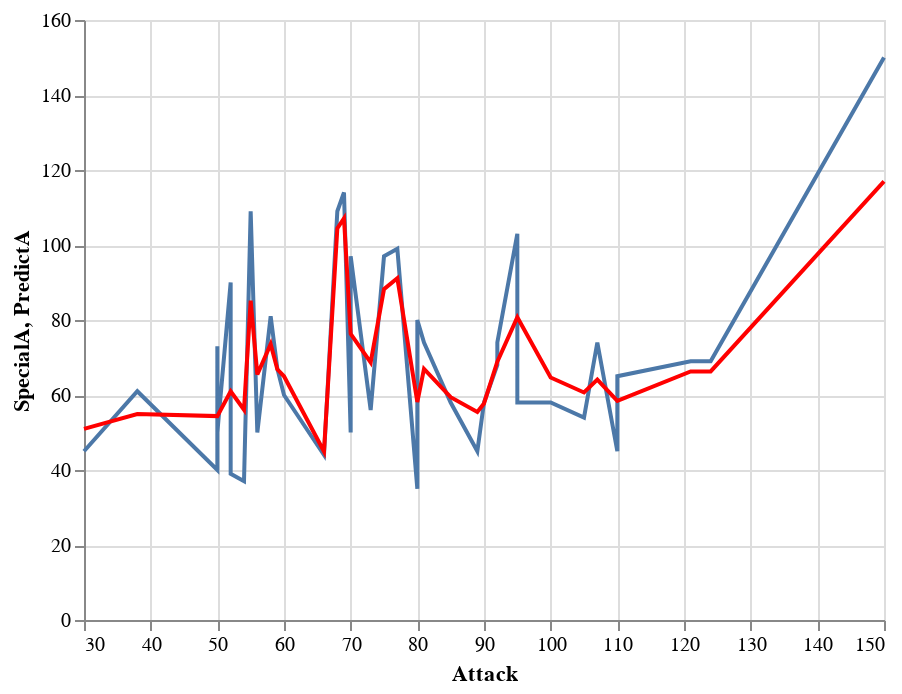

Notebook code for this chart:
### Code cell
d1 = alt.Chart(df2).mark_line().encode(
    x="Attack",
    y="SpecialA"
)

d2 = alt.Chart(df2).mark_line(color="red").encode(
    x="Attack",
    y="PredictA"
)
d1+d2

### Figure 1 — Vega-Lite specification as saved in the notebook (floating-point values rounded to 4 significant figures)
{"config": {"view": {"continuousWidth": 400, "continuousHeight": 300}}, "layer": [{"mark": "line", "encoding": {"x": {"field": "Attack", "type": "quantitative"}, "y": {"field": "SpecialA", "type": "quantitative"}}}, {"mark": {"type": "line", "color": "red"}, "encoding": {"x": {"field": "Attack", "type": "quantitative"}, "y": {"field": "PredictA", "type": "quantitative"}}}], "data": {"name": "data-0313c9a92f635ddf818eecccb98488fd"}, "$schema": "https://vega.github.io/schema/vega-lite/v4.17.0.json", "datasets": {"data-0313c9a92f635ddf818eecccb98488fd": [{"#": 652, "Name": "Chesnaught", "Type 1": "Grass", "Type 2": "Fighting", "Total": 530, "HP": 88, "Attack": 107, "Defense": 122, "SpecialA": 74, "SpecialD": 75, "Speed": 64, "Generation": 6, "PredictA": 64.1}, {"#": 655, "Name": "Delphox", "Type 1": "Fire", "Type 2": "Psychic", "Total": 534, "HP": 75, "Attack": 69, "Defense": 72, "SpecialA": 114, "SpecialD": 100, "Speed": 104, "Generation": 6, "PredictA": 107.1}, {"#": 658, "Name": "Greninja", "Type 1": "Water", "Type 2": "Dark", "Total": 530, "HP": 72, "Attack": 95, "Defense": 67, "SpecialA": 103, "SpecialD": 71, "Speed": 122, "Generation": 6, "PredictA": 80.74}, {"#": 660, "Name": "Diggersby", "Type 1": "Normal", "Type 2": "Ground", "Total": 423, "HP": 85, "Attack": 56, "Defense": 77, "SpecialA": 50, "SpecialD": 77, "Speed": 78, "Generation": 6, "PredictA": 65.47}, {"#": 661, "Name": "Fletchling", "Type 1": "Normal", "Type 2": "Flying", "Total": 278, "HP": 45, "Attack": 50, "Defense": 43, "SpecialA": 40, "SpecialD": 38, "Speed": 62, "Generation": 6, "PredictA": 54.37}, {"#": 662, "Name": "Fletchinder", "Type 1": "Fire", "Type 2": "Flying", "Total": 382, "HP": 62, "Attack": 73, "Defense": 55, "SpecialA": 56, "SpecialD": 52, "Speed": 84, "Generation": 6, "PredictA": 68.69}, {"#": 663, "Name": "Talonflame", "Type 1": "Fire", "Type 2": "Flying", "Total": 499, "HP": 78, "Attack": 81, "Defense": 71, "SpecialA": 74, "SpecialD": 69, "Speed": 126, "Generation": 6, "PredictA": 66.96}, {"#": 666, "Name": "Vivillon", "Type 1": "Bug", "Type 2": "Flying", "Total": 411, "HP": 80, "Attack": 52, "Defense": 50, "SpecialA": 90, "SpecialD": 50, "Speed": 89, "Generation": 6, "PredictA": 61.0}, {"#": 667, "Name": "Litleo", "Type 1": "Fire", "Type 2": "Normal", "Total": 369, "HP": 62, "Attack": 50, "Defense": 58, "SpecialA": 73, "SpecialD": 54, "Speed": 72, "Generation": 6, "PredictA": 54.37}, {"#": 668, "Name": "Pyroar", "Type 1": "Fire", "Type 2": "Normal", "Total": 507, "HP": 86, "Attack": 68, "Defense": 72, "SpecialA": 109, "SpecialD": 66, "Speed": 106, "Generation": 6, "PredictA": 104.5}, {"#": 675, "Name": "Pangoro", "Type 1": "Fighting", "Type 2": "Dark", "Total": 495, "HP": 95, "Attack": 124, "Defense": 78, "SpecialA": 69, "SpecialD": 71, "Speed": 58, "Generation": 6, "PredictA": 66.29}, {"#": 679, "Name": "Honedge", "Type 1": "Steel", "Type 2": "Ghost", "Total": 325, "HP": 45, "Attack": 80, "Defense": 100, "SpecialA": 35, "SpecialD": 37, "Speed": 28, "Generation": 6, "PredictA": 58.13}, {"#": 680, "Name": "Doublade", "Type 1": "Steel", "Type 2": "Ghost", "Total": 448, "HP": 59, "Attack": 110, "Defense": 150, "SpecialA": 45, "SpecialD": 49, "Speed": 35, "Generation": 6, "PredictA": 58.44}, {"#": 681, "Name": "AegislashBlade Forme", "Type 1": "Steel", "Type 2": "Ghost", "Total": 520, "HP": 60, "Attack": 150, "Defense": 50, "SpecialA": 150, "SpecialD": 50, "Speed": 60, "Generation": 6, "PredictA": 117.0}, {"#": 681, "Name": "AegislashShield Forme", "Type 1": "Steel", "Type 2": "Ghost", "Total": 520, "HP": 60, "Attack": 50, "Defense": 150, "SpecialA": 50, "SpecialD": 150, "Speed": 60, "Generation": 6, "PredictA": 54.37}, {"#": 686, "Name": "Inkay", "Type 1": "Dark", "Type 2": "Psychic", "Total": 288, "HP": 53, "Attack": 54, "Defense": 53, "SpecialA": 37, "SpecialD": 46, "Speed": 45, "Generation": 6, "PredictA": 56.08}, {"#": 687, "Name": "Malamar", "Type 1": "Dark", "Type 2": "Psychic", "Total": 482, "HP": 86, "Attack": 92, "Defense": 88, "SpecialA": 68, "SpecialD": 75, "Speed": 73, "Generation": 6, "PredictA": 68.89}, {"#": 688, "Name": "Binacle", "Type 1": "Rock", "Type 2": "Water", "Total": 306, "HP": 42, "Attack": 52, "Defense": 67, "SpecialA": 39, "SpecialD": 56, "Speed": 50, "Generation": 6, "PredictA": 61.0}, {"#": 689, "Name": "Barbaracle", "Type 1": "Rock", "Type 2": "Water", "Total": 500, "HP": 72, "Attack": 105, "Defense": 115, "SpecialA": 54, "SpecialD": 86, "Speed": 68, "Generation": 6, "PredictA": 60.68}, {"#": 690, "Name": "Skrelp", "Type 1": "Poison", "Type 2": "Water", "Total": 320, "HP": 50, "Attack": 60, "Defense": 60, "SpecialA": 60, "SpecialD": 60, "Speed": 30, "Generation": 6, "PredictA": 64.99}, {"#": 691, "Name": "Dragalge", "Type 1": "Poison", "Type 2": "Dragon", "Total": 494, "HP": 65, "Attack": 75, "Defense": 90, "SpecialA": 97, "SpecialD": 123, "Speed": 44, "Generation": 6, "PredictA": 88.22}, {"#": 694, "Name": "Helioptile", "Type 1": "Electric", "Type 2": "Normal", "Total": 289, "HP": 44, "Attack": 38, "Defense": 33, "SpecialA": 61, "SpecialD": 43, "Speed": 70, "Generation": 6, "PredictA": 54.92}, {"#": 695, "Name": "Heliolisk", "Type 1": "Electric", "Type 2": "Normal", "Total": 481, "HP": 62, "Attack": 55, "Defense": 52, "SpecialA": 109, "SpecialD": 94, "Speed": 109, "Generation": 6, "PredictA": 85.16}, {"#": 696, "Name": "Tyrunt", "Type 1": "Rock", "Type 2": "Dragon", "Total": 362, "HP": 58, "Attack": 89, "Defense": 77, "SpecialA": 45, "SpecialD": 45, "Speed": 48, "Generation": 6, "PredictA": 55.47}, {"#": 697, "Name": "Tyrantrum", "Type 1": "Rock", "Type 2": "Dragon", "Total": 521, "HP": 82, "Attack": 121, "Defense": 119, "SpecialA": 69, "SpecialD": 59, "Speed": 71, "Generation": 6, "PredictA": 66.29}, {"#": 698, "Name": "Amaura", "Type 1": "Rock", "Type 2": "Ice", "Total": 362, "HP": 77, "Attack": 59, "Defense": 50, "SpecialA": 67, "SpecialD": 63, "Speed": 46, "Generation": 6, "PredictA": 66.85}, {"#": 699, "Name": "Aurorus", "Type 1": "Rock", "Type 2": "Ice", "Total": 521, "HP": 123, "Attack": 77, "Defense": 72, "SpecialA": 99, "SpecialD": 92, "Speed": 58, "Generation": 6, "PredictA": 91.13}, {"#": 701, "Name": "Hawlucha", "Type 1": "Fighting", "Type 2": "Flying", "Total": 500, "HP": 78, "Attack": 92, "Defense": 75, "SpecialA": 74, "SpecialD": 63, "Speed": 118, "Generation": 6, "PredictA": 68.89}, {"#": 702, "Name": "Dedenne", "Type 1": "Electric", "Type 2": "Fairy", "Total": 431, "HP": 67, "Attack": 58, "Defense": 57, "SpecialA": 81, "SpecialD": 67, "Speed": 101, "Generation": 6, "PredictA": 73.56}, {"#": 703, "Name": "Carbink", "Type 1": "Rock", "Type 2": "Fairy", "Total": 500, "HP": 50, "Attack": 50, "Defense": 150, "SpecialA": 50, "SpecialD": 150, "Speed": 50, "Generation": 6, "PredictA": 54.37}, {"#": 707, "Name": "Klefki", "Type 1": "Steel", "Type 2": "Fairy", "Total": 470, "HP": 57, "Attack": 80, "Defense": 91, "SpecialA": 80, "SpecialD": 87, "Speed": 75, "Generation": 6, "PredictA": 58.13}, {"#": 708, "Name": "Phantump", "Type 1": "Ghost", "Type 2": "Grass", "Total": 309, "HP": 43, "Attack": 70, "Defense": 48, "SpecialA": 50, "SpecialD": 60, "Speed": 38, "Generation": 6, "PredictA": 76.32}, {"#": 709, "Name": "Trevenant", "Type 1": "Ghost", "Type 2": "Grass", "Total": 474, "HP": 85, "Attack": 110, "Defense": 76, "SpecialA": 65, "SpecialD": 82, "Speed": 56, "Generation": 6, "PredictA": 58.44}, {"#": 710, "Name": "PumpkabooAverage Size", "Type 1": "Ghost", "Type 2": "Grass", "Total": 335, "HP": 49, "Attack": 66, "Defense": 70, "SpecialA": 44, "SpecialD": 55, "Speed": 51, "Generation": 6, "PredictA": 44.94}, {"#": 710, "Name": "PumpkabooSmall Size", "Type 1": "Ghost", "Type 2": "Grass", "Total": 335, "HP": 44, "Attack": 66, "Defense": 70, "SpecialA": 44, "SpecialD": 55, "Speed": 56, "Generation": 6, "PredictA": 44.94}, {"#": 710, "Name": "PumpkabooLarge Size", "Type 1": "Ghost", "Type 2": "Grass", "Total": 335, "HP": 54, "Attack": 66, "Defense": 70, "SpecialA": 44, "SpecialD": 55, "Speed": 46, "Generation": 6, "PredictA": 44.94}, {"#": 710, "Name": "PumpkabooSuper Size", "Type 1": "Ghost", "Type 2": "Grass", "Total": 335, "HP": 59, "Attack": 66, "Defense": 70, "SpecialA": 44, "SpecialD": 55, "Speed": 41, "Generation": 6, "PredictA": 44.94}, {"#": 711, "Name": "GourgeistAverage Size", "Type 1": "Ghost", "Type 2": "Grass", "Total": 494, "HP": 65, "Attack": 90, "Defense": 122, "SpecialA": 58, "SpecialD": 75, "Speed": 84, "Generation": 6, "PredictA": 57.74}, {"#": 711, "Name": "GourgeistSmall Size", "Type 1": "Ghost", "Type 2": "Grass", "Total": 494, "HP": 55, "Attack": 85, "Defense": 122, "SpecialA": 58, "SpecialD": 75, "Speed": 99, "Generation": 6, "PredictA": 59.43}, {"#": 711, "Name": "GourgeistLarge Size", "Type 1": "Ghost", "Type 2": "Grass", "Total": 494, "HP": 75, "Attack": 95, "Defense": 122, "SpecialA": 58, "SpecialD": 75, "Speed": 69, "Generation": 6, "PredictA": 80.74}, {"#": 711, "Name": "GourgeistSuper Size", "Type 1": "Ghost", "Type 2": "Grass", "Total": 494, "HP": 85, "Attack": 100, "Defense": 122, "SpecialA": 58, "SpecialD": 75, "Speed": 54, "Generation": 6, "PredictA": 64.67}, {"#": 714, "Name": "Noibat", "Type 1": "Flying", "Type 2": "Dragon", "Total": 245, "HP": 40, "Attack": 30, "Defense": 35, "SpecialA": 45, "SpecialD": 40, "Speed": 55, "Generation": 6, "PredictA": 50.98}, {"#": 715, "Name": "Noivern", "Type 1": "Flying", "Type 2": "Dragon", "Total": 535, "HP": 85, "Attack": 70, "Defense": 80, "SpecialA": 97, "SpecialD": 80, "Speed": 123, "Generation": 6, "PredictA": 76.32}]}}
